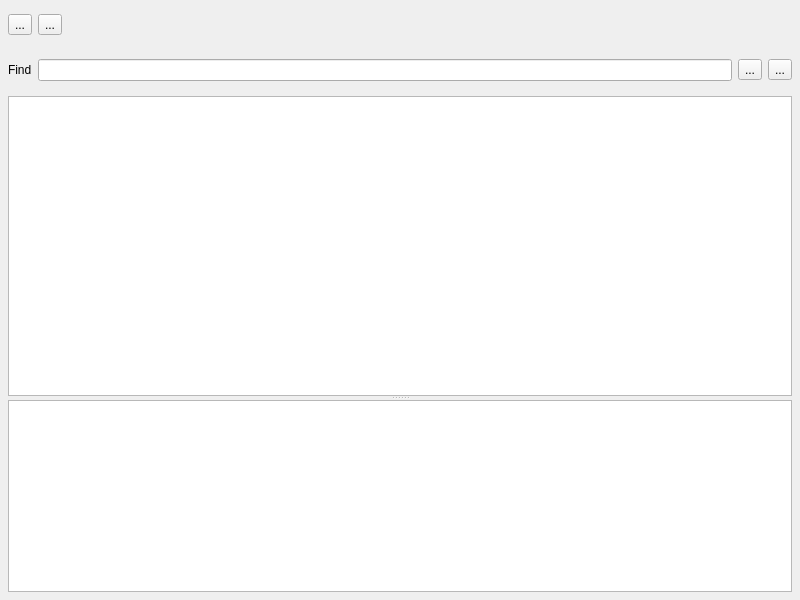
<?xml version="1.0" encoding="UTF-8"?>
<ui version="4.0">
 <class>PythonDialog</class>
 <widget class="QDialog" name="PythonDialog">
  <property name="geometry">
   <rect>
    <x>0</x>
    <y>0</y>
    <width>800</width>
    <height>600</height>
   </rect>
  </property>
  <property name="windowTitle">
   <string>Form</string>
  </property>
  <layout class="QVBoxLayout" name="verticalLayout">
   <property name="spacing">
    <number>8</number>
   </property>
   <property name="leftMargin">
    <number>8</number>
   </property>
   <property name="topMargin">
    <number>8</number>
   </property>
   <property name="rightMargin">
    <number>8</number>
   </property>
   <property name="bottomMargin">
    <number>8</number>
   </property>
   <item>
    <widget class="QWidget" name="widget_2" native="true">
     <property name="sizePolicy">
      <sizepolicy hsizetype="Preferred" vsizetype="Fixed">
       <horstretch>0</horstretch>
       <verstretch>0</verstretch>
      </sizepolicy>
     </property>
     <property name="minimumSize">
      <size>
       <width>0</width>
       <height>34</height>
      </size>
     </property>
     <property name="maximumSize">
      <size>
       <width>16777215</width>
       <height>34</height>
      </size>
     </property>
     <layout class="QHBoxLayout" name="horizontalLayout">
      <property name="leftMargin">
       <number>0</number>
      </property>
      <property name="topMargin">
       <number>0</number>
      </property>
      <property name="rightMargin">
       <number>0</number>
      </property>
      <property name="bottomMargin">
       <number>0</number>
      </property>
      <item>
       <widget class="QToolButton" name="run">
        <property name="text">
         <string>...</string>
        </property>
        <property name="shortcut">
         <string>Ctrl+Return</string>
        </property>
       </widget>
      </item>
      <item>
       <widget class="QToolButton" name="clear">
        <property name="text">
         <string>...</string>
        </property>
       </widget>
      </item>
      <item>
       <spacer name="horizontalSpacer">
        <property name="orientation">
         <enum>Qt::Orientation::Horizontal</enum>
        </property>
        <property name="sizeHint" stdset="0">
         <size>
          <width>40</width>
          <height>20</height>
         </size>
        </property>
       </spacer>
      </item>
     </layout>
    </widget>
   </item>
   <item>
    <widget class="QWidget" name="widget" native="true">
     <property name="sizePolicy">
      <sizepolicy hsizetype="Preferred" vsizetype="Expanding">
       <horstretch>0</horstretch>
       <verstretch>1</verstretch>
      </sizepolicy>
     </property>
     <layout class="QVBoxLayout" name="verticalLayout_3">
      <property name="leftMargin">
       <number>0</number>
      </property>
      <property name="topMargin">
       <number>0</number>
      </property>
      <property name="rightMargin">
       <number>0</number>
      </property>
      <property name="bottomMargin">
       <number>0</number>
      </property>
      <item>
       <widget class="QWidget" name="widget_4" native="true">
        <property name="sizePolicy">
         <sizepolicy hsizetype="Preferred" vsizetype="Expanding">
          <horstretch>0</horstretch>
          <verstretch>1</verstretch>
         </sizepolicy>
        </property>
        <layout class="QVBoxLayout" name="verticalLayout_2">
         <property name="leftMargin">
          <number>0</number>
         </property>
         <property name="topMargin">
          <number>0</number>
         </property>
         <property name="rightMargin">
          <number>0</number>
         </property>
         <property name="bottomMargin">
          <number>0</number>
         </property>
         <item>
          <widget class="QWidget" name="widget_5" native="true">
           <property name="sizePolicy">
            <sizepolicy hsizetype="Preferred" vsizetype="Fixed">
             <horstretch>0</horstretch>
             <verstretch>0</verstretch>
            </sizepolicy>
           </property>
           <property name="minimumSize">
            <size>
             <width>0</width>
             <height>40</height>
            </size>
           </property>
           <layout class="QHBoxLayout" name="horizontalLayout_2">
            <property name="leftMargin">
             <number>0</number>
            </property>
            <property name="topMargin">
             <number>0</number>
            </property>
            <property name="rightMargin">
             <number>0</number>
            </property>
            <property name="bottomMargin">
             <number>0</number>
            </property>
            <item>
             <widget class="QLabel" name="label">
              <property name="text">
               <string>Find</string>
              </property>
             </widget>
            </item>
            <item>
             <widget class="QLineEdit" name="find"/>
            </item>
            <item>
             <widget class="QToolButton" name="previous">
              <property name="text">
               <string>...</string>
              </property>
             </widget>
            </item>
            <item>
             <widget class="QToolButton" name="next">
              <property name="text">
               <string>...</string>
              </property>
             </widget>
            </item>
           </layout>
          </widget>
         </item>
         <item>
          <widget class="QWidget" name="widget_6" native="true">
           <layout class="QHBoxLayout" name="horizontalLayout_3">
            <property name="leftMargin">
             <number>0</number>
            </property>
            <property name="topMargin">
             <number>0</number>
            </property>
            <property name="rightMargin">
             <number>0</number>
            </property>
            <property name="bottomMargin">
             <number>0</number>
            </property>
            <item>
             <widget class="QSplitter" name="splitter">
              <property name="orientation">
               <enum>Qt::Orientation::Vertical</enum>
              </property>
              <widget class="stageviz::PythonEditor" name="editor">
               <property name="sizePolicy">
                <sizepolicy hsizetype="Preferred" vsizetype="Expanding">
                 <horstretch>0</horstretch>
                 <verstretch>1</verstretch>
                </sizepolicy>
               </property>
              </widget>
              <widget class="QPlainTextEdit" name="log">
               <property name="sizePolicy">
                <sizepolicy hsizetype="Preferred" vsizetype="Minimum">
                 <horstretch>0</horstretch>
                 <verstretch>0</verstretch>
                </sizepolicy>
               </property>
              </widget>
             </widget>
            </item>
           </layout>
          </widget>
         </item>
        </layout>
       </widget>
      </item>
     </layout>
    </widget>
   </item>
  </layout>
 </widget>
 <customwidgets>
  <customwidget>
   <class>stageviz::PythonEditor</class>
   <extends>QPlainTextEdit</extends>
   <header>../../../sources/pythoneditor.h</header>
  </customwidget>
 </customwidgets>
 <resources/>
 <connections/>
</ui>
